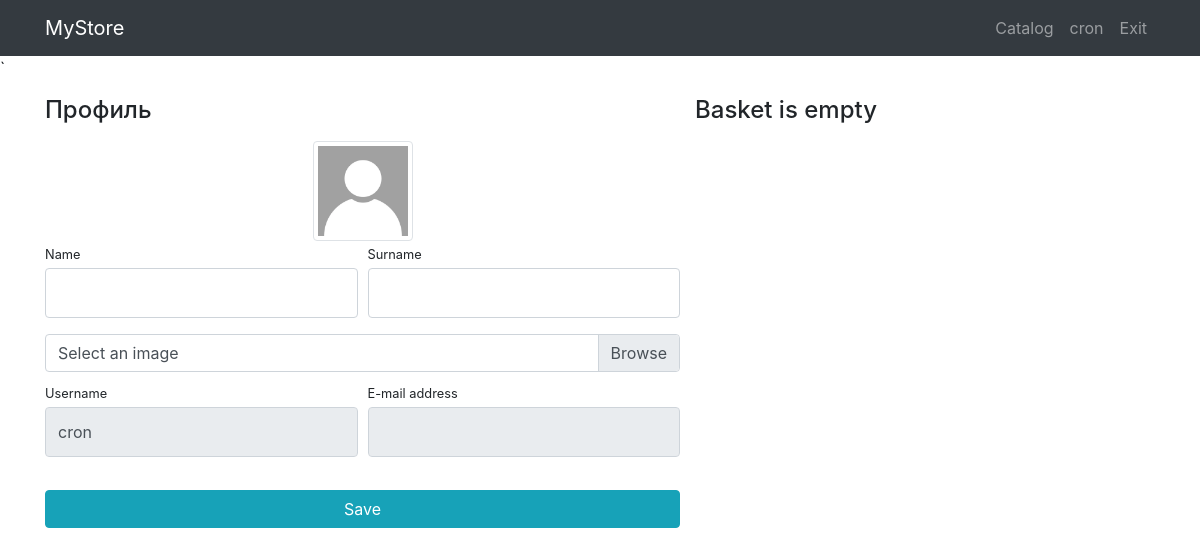
Before: /users/profile/ (signed in) with the older database file.
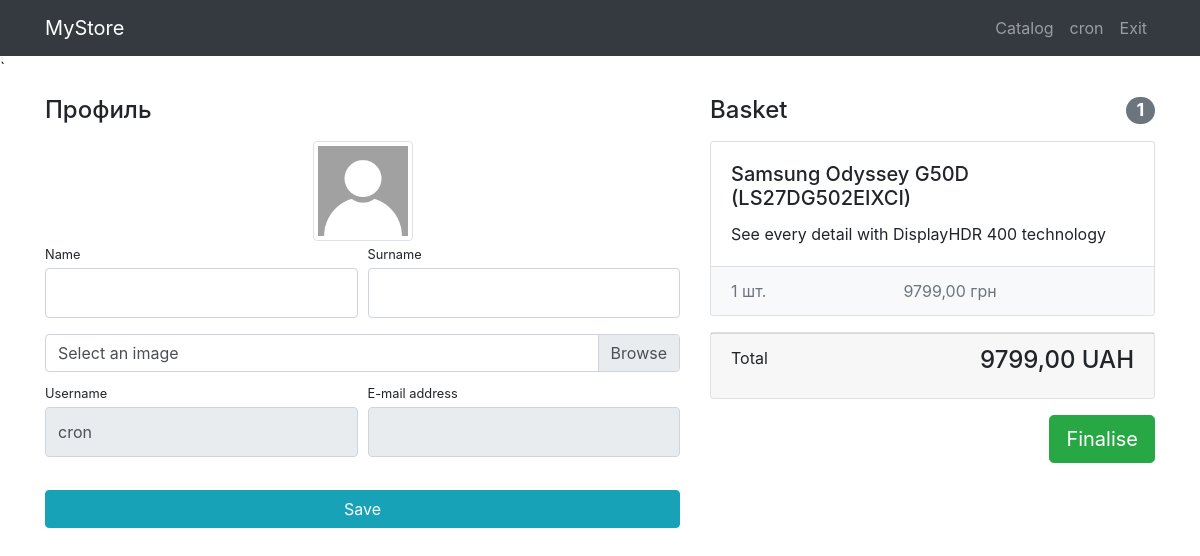
After: the same page with the newer database file.
### products/models.py (models this page shows, shortened)
class Basket(models.Model):
    user= models.ForeignKey(User,on_delete=models.CASCADE)
    product= models.ForeignKey(Product,on_delete=models.CASCADE)
    quantity = models.PositiveIntegerField(default=0)
    created_timestap = models.DateTimeField(auto_now_add=True)
    def sum(self):
        res = self.quantity * self.product.price
        return res

class Product(models.Model):
    name = models.CharField(max_length=256)
    image = models.ImageField(upload_to='products_images',blank=True)
    description = models.TextField(blank= True)
    short_description = models.CharField(max_length=64,blank=True)
    price = models.DecimalField(max_digits=8,decimal_places=2,default=0)
    quantity= models.PositiveBigIntegerField(default=0)
    category = models.ForeignKey(ProductCategory,on_delete=models.CASCADE)

### users/views.py (the view)
# urls.py: path('profile/',profile,name= 'profile'),
@login_required
def profile(request):
    user = request.user
    if request.method == 'POST':
        form = UserProfileForm(data = request.POST,instance=user,files = request.FILES)
        if form.is_valid():
            form.save()
            return HttpResponseRedirect(reverse('users:profile'))
    else:
        form = UserProfileForm(instance=user)
    baskets = Basket.objects.filter(user=user)
    total_quantity = sum(basket.quantity for basket in baskets)
    total_sum = sum(basket.sum() for basket in baskets)
    context = {'form':form,
               'baskets':baskets,
               'total_quantity':total_quantity,
               'total_sum':total_sum}
    return render(request,'users/profile.html',context)

### users/forms.py
class UserProfileForm(UserChangeForm):
    username = forms.CharField(widget=forms.TextInput(attrs={'readonly':True}))
    email = forms.CharField(widget=forms.EmailInput(attrs={'readonly':True}))
    image = forms.ImageField(widget=forms.FileInput(),required=False)
    class Meta:
        model = User
        fields = ('username','email',"first_name", 'last_name','image')
    def __init__(self, *args, **kwargs):
        super(UserProfileForm, self).__init__(*args, **kwargs)
        for field_name, field in self.fields.items():
            field.widget.attrs['class'] = "form-control py-4"
        self.fields['image'].widget.attrs['class']='custom-file-input'

### users/templates/users/profile.html (shortened to what this page needs)
{%extends 'products/base.html'%}
{%load static%}
{%block css%}
    <link href="{%static 'css/profile.css'%}" rel="stylesheet">
{%endblock%}
{%block content%}
<div class="container">
    <div class="row">
        <div class="col-lg-7">
            <h4 class="mt-3 mb-3">Профиль</h4>
            <div class="col-lg-12 text-center">
                <img width="100" height="100"
                     src="{%if user.image%} {{user.image.url}} {%else %} {% static 'vendor/img/users/default_ava.jpg'%} {%endif%}"
                     class="img-thumbnail">
            </div>
            <form action="{%url 'users:profile' %} " method="post" enctype="multipart/form-data">
                <div class="form-row">
                    <div class="col-lg-6">
                        <div class="form-group">
                            <label class="small mb-1" for="{{form.first_name.id_for_label}}">Name</label>
                            {{form.first_name}}
                        </div>
                    </div>
                    <div class="col-lg-6">
                        <div class="form-group">
                            <label class="small mb-1" for="{{form.last_name.id_for_label}}">Surname</label>
                            {{form.last_name}}
                        </div>
                    </div>
                </div>
                <div class="form-row mb-2">
                    <div class="col-lg-12">
                        <div class="custom-file">
                            <label class="custom-file-label" for="{{form.image.id_for_label}}">Select an image
                            </label>
                        </div>
                    </div>
                </div>
                <div class="form-row">
                    <div class="col-lg-6">
                        <label class="small mb-1" for="{{form.username.id_for_label}}">Username</label>
                        {{form.username}}
                    </div>
                    <div class="col-lg-6">
                        <label class="small mb-1" for="{{form.email.id_for_label}}">E-mail address</label>
                        {{form.email}}
                    </div>
                </div>
                <div class="form-row">
                    <div class="col-lg-12" style="margin-top: 33px;">
                        <input class="btn btn-info btn-block" type="submit" value="Save">
                    </div>
                </div>
            </form>
        </div>
        {%include 'products/basket.html'%}
    </div>
</div>
{%endblock%}

### products/templates/products/basket.html (shortened to what this page needs)
{%if baskets%}
    <div class="col-lg-5">
        <h4 class="mt-3 mb-3 d-flex justify-content-between align-items-center mb-3">
            Basket <span class="badge badge-secondary badge-pill">{{total_quantity}}</span>
        </h4>
        {%for basket in baskets%}
            <div class="card mb-3">
                <div class="card-body">
                    <h5 class="card-title">{{basket.product.name}}</h5>
                    <p class="card-text">{{basket.product.short_description}}</p>
                </div>
                <ul class="list-group list-group-flush">
                    <li class="list-group-item d-flex justify-content-between lh-condensed bg-light">
                        <span class="text-muted">{{basket.quantity}} шт.</span>
                        <span class="text-muted">{{basket.sum}} грн</span>
                    </li>
                </ul>
            </div>
        {%endfor%}
        <div class="card mb-3">
            <div class="card-footer">
                <p class="float-left">Total </p>
                <h4 class="float-right">{{total_sum}} UAH</h4>
            </div>
        </div>
        <button type="button" class="btn btn-success btn-lg float-right">Finalise</button>
    </div>
{%else%}
<h4 class="mt-3 mb-3 text-center">
    Basket is empty
</h4>
{%endif%}

Changed rows visible on the page:
added Basket: product.name "Samsung Odyssey G50D (LS27DG502EIXCI)", product.short_description "See every detail with DisplayHDR 400 technology", quantity "1", sum "9799,00"
Other visible differences:
{{ total_quantity }}: (not shown) → "1"
{{ total_sum }}: (not shown) → "9799,00"
text no longer shown: "Basket is empty"
text now shown: "Basket Total UAH Finalise"
